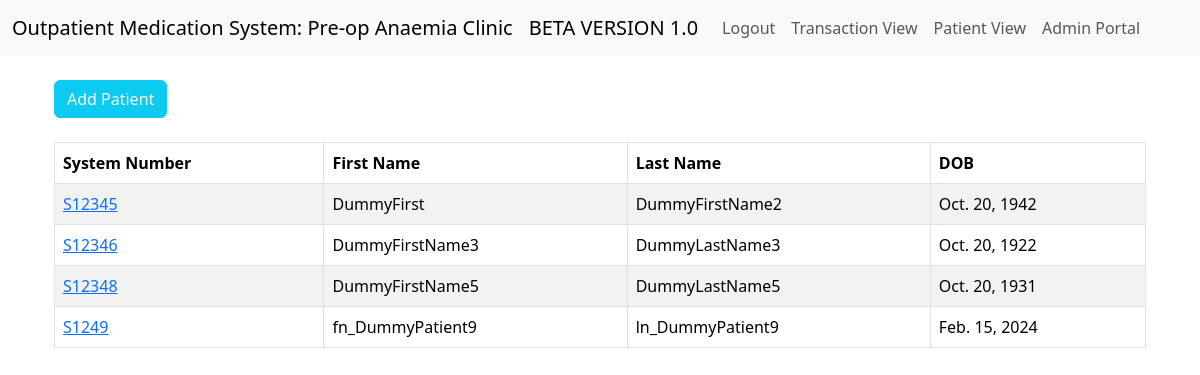
The page /patient_view/ (signed in) on the database its author committed.
### website/models.py (models this page shows, shortened)
class Patient(models.Model):
    System_Number = models.CharField(max_length=10)
    First_Name = models.CharField(max_length=100)
    Last_Name = models.CharField(max_length=100)
    DOB = models.DateField()

### website/views.py (the view)
# urls.py: path('patient_view/',views.patient_view, name="patient_view"),
def patient_view(request):
    p_records = Patient.objects.all()
    return render(request, "patient_view.html", {"p_records":p_records})

### website/templates/patient_view.html (shortened to what this page needs)
{% extends 'base.html' %}
{% block content %}
{% if user.is_authenticated %}
<div class = "container-fluid">
<div>
<a href="{% url 'add_patient' %}" class="btn btn-info text-light">Add Patient</a>
</div>
<br/>
<table id="example" class="table table-striped table-hover table-bordered">
  <thead>
    <tr>
      <th scope="col">System Number</th>
      <th scope="col">First Name</th>
      <th scope="col">Last Name</th>
      <th scope="col">DOB</th>
    </tr>
  </thead>
  <tbody>
      {% if p_records %}
      {% for rec in p_records %}
    <tr>
      <td><a href="{% url 'patient_record' rec.id%}">{{rec.System_Number}}<a/></td>
      <td>{{rec.First_Name}}</td>
      <td>{{rec.Last_Name}}</td>
      <td>{{rec.DOB}}</td>
    </tr>
      {% endfor %}
      {% endif %}
  </tbody>
</table>
</div>
{% endif %}
{% endblock %}

### website/templates/base.html (shortened to what this page needs)
<!doctype html>
<html lang="en" class="notranslate" translate="no">
  <head>
    <link href="https://cdn.jsdelivr.net/npm/bootstrap@5.3.1/dist/css/bootstrap.min.css" rel="stylesheet">
    <link href="https://cdn.datatables.net/v/bs5/jszip-3.10.1/dt-1.13.6/b-2.4.1/b-html5-2.4.1/b-print-2.4.1/date-1.5.1/sb-1.5.0/datatables.min.css" rel="stylesheet">
  </head>
  <body>
        {% include 'navbar.html'%}
        <div class = "container">
        <br/>
        {% block content %}
        {% endblock %}
        </div>
</body>
</html>

### website/templates/navbar.html (shortened to what this page needs)
<nav class="navbar navbar-expand-lg bg-body-tertiary">
    <div class="container-fluid">
      <a class="navbar-brand">Outpatient Medication System: Pre-op Anaemia Clinic</a>
      <a class="navbar-brand">BETA VERSION 1.0</a>
      {% if user.is_authenticated %}
      <div class="collapse navbar-collapse" id="navbarSupportedContent">
        <ul class="navbar-nav me-auto mb-2 mb-lg-0">
          <li class="nav-item">
            <a class="nav-link" href="{% url 'logout' %}">Logout</a>
          </li>
          <li class="nav-item">
            <a class="nav-link" href="{% url 'home' %}">Transaction View</a>
          </li>
          <li class="nav-item">
            <a class="nav-link" href="{% url 'patient_view' %}">Patient View</a>
          </li>
          <li class="nav-item">
            <a class="nav-link" href="/admin">Admin Portal</a>
          </li>
          {% endif %}
        </ul>
      </div>
    </div>
  </nav>

### rows shown on the page
Patient: System_Number "S12345", First_Name "DummyFirst", Last_Name "DummyFirstName2", DOB "Oct. 20, 1942"
Patient: System_Number "S12346", First_Name "DummyFirstName3", Last_Name "DummyLastName3", DOB "Oct. 20, 1922"
Patient: System_Number "S12348", First_Name "DummyFirstName5", Last_Name "DummyLastName5", DOB "Oct. 20, 1931"
Patient: System_Number "S1249", First_Name "fn_DummyPatient9", Last_Name "ln_DummyPatient9", DOB "Feb. 15, 2024"
